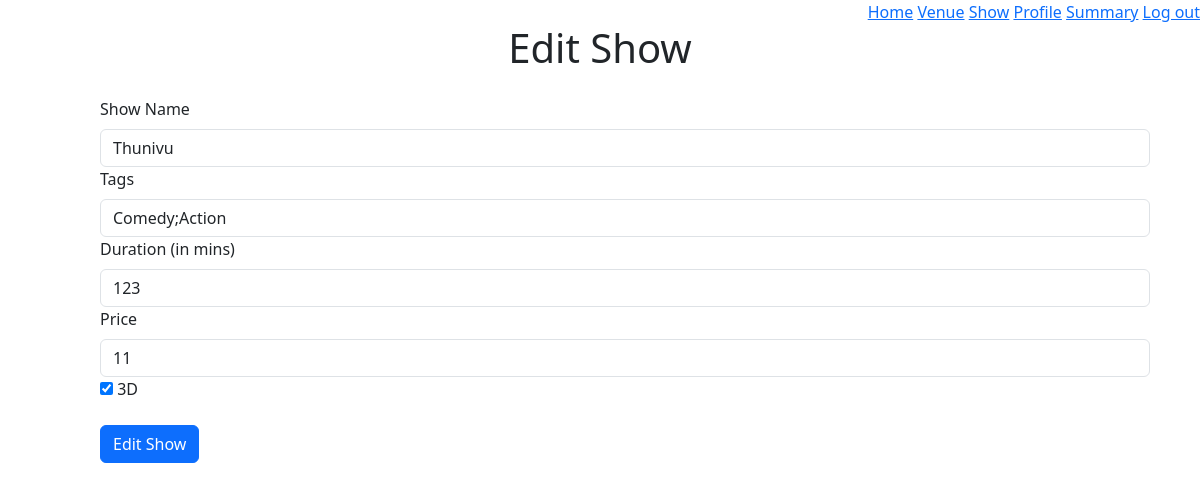
/admin/1/show/1/edit, run on an earlier commit of the app's database.
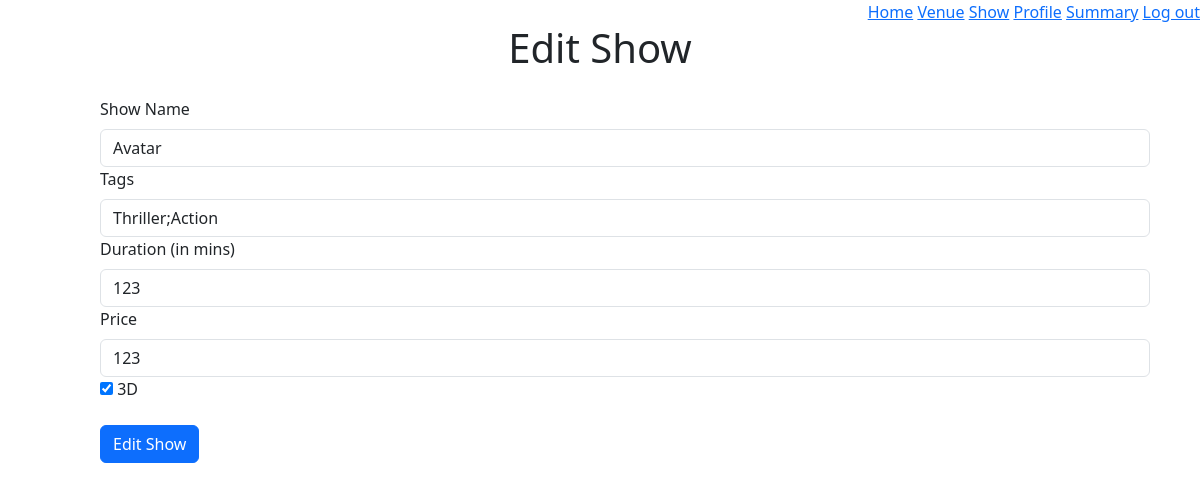
And on a later commit of the database.
### models/module.py (models this page shows)
class Show(db.Model):
    show_id = db.Column(db.Integer, autoincrement=True, primary_key=True)
    show_name = db.Column(db.String(64), unique=True, nullable=False)
    min_fare = db.Column(db.Integer, nullable=False)
    duration = db.Column(db.Integer, nullable=False)
    is3d = db.Column(db.Boolean, nullable=False)
    tags = db.relationship("Showtag", backref="shows")

### application/controllers/showAdmin.py (the view, shortened to what this page needs)
@app.route("/admin/<int:a_id>/show/<int:showId>/edit", methods={"GET", "POST"})
def editShow(a_id, showId):
    currentShow = Show.query.get(showId)
    alltags = Showtag.query.filter_by(show_id=showId).all()
    a = ""
    for each in alltags:
        a = a + each.tags + ";"
    showjson = {}
    showjson["name"] = currentShow.show_name
    showjson["tags"] = a[:-1]
    showjson["duration"] = currentShow.duration
    showjson["price"] = currentShow.min_fare
    showjson["is3D"] = currentShow.is3d
    return render_template("admin/createShow.html", adminId=a_id, show=showjson)

### templates/admin/createShow.html (shortened to what this page needs)
<!DOCTYPE html>
<html>
<head>
  <link href="https://cdn.jsdelivr.net/npm/bootstrap@5.3.0-alpha1/dist/css/bootstrap.min.css" rel="stylesheet"
 />
</head>
<body>
  <div style="text-align: right">
    <a href="/admin/{{adminId}}/home">Home</a>
    <a href="/admin/{{adminId}}/venue">Venue</a>
    <a href="/admin/{{adminId}}/show">Show</a>
    <a href="/admin/{{adminId}}/profile">Profile</a>
    <a href="/admin/{{adminId}}/summary">Summary</a>
    <a href="/admin/login">Log out</a>
  </div>
  {% if not show.name%}
  <h1 style="text-align: center">Create New Show</h1>
  {%else%}
  <h1 style="text-align: center">Edit Show</h1>
  {% endif%}
  <form method="POST" id="createShow">
    <div class="mb-3">
      <label for="showName" class="form-label">Show Name</label>
      <input type="text" class="form-control text-capitalize" name="showName" maxlength="64" required value="{{show.name}}" />
      <label for="tags" class="form-label">Tags</label>
      <input type="text" class="form-control text-capitalize" name="tags" required value="{{show.tags}}"
        placeholder="In case of multiple tags. Add tags with semicolon" />
      <label for="duration" class="form-label">Duration (in mins)</label>
      <input type="number" min="30" placeholder="duration must between 29 and 201" max="200" class="form-control"
        name="duration" required value="{{show.duration}}" />
      <label for="price" class="form-label">Price</label>
      <input type="number" class="form-control" name="price" min="50" placeholder="Price must between 49 and 301" max="300"required value="{{show.price}}" />
      <input type="checkbox" name="is3D" id="is3D" {{"checked" if show.is3D}}>
      <label for="is3D" class="form-label">3D</label>
    </div>
    {% if not show.name%}
    <button type="submit" class="btn btn-primary">Create New Show</button>
    {%else%}
    <button type="submit" class="btn btn-primary">Edit Show</button>
    {%endif%}
  </form>
</body>
</html>

What changed in the data, as far as the page shows it:
changed Show: showName "Thunivu" → "avatar"
Also different on the page:
form field tags: "comedy;action" → "thriller;action"
form field price: "11" → "123"
